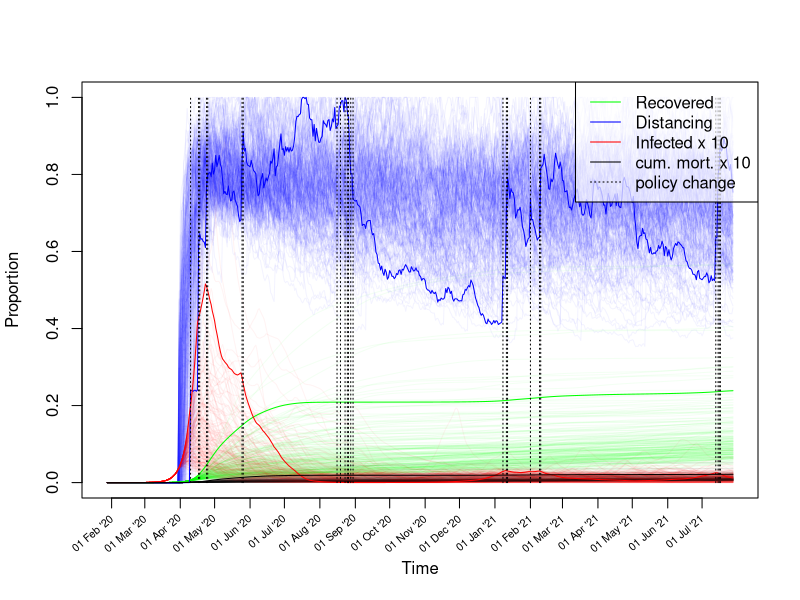
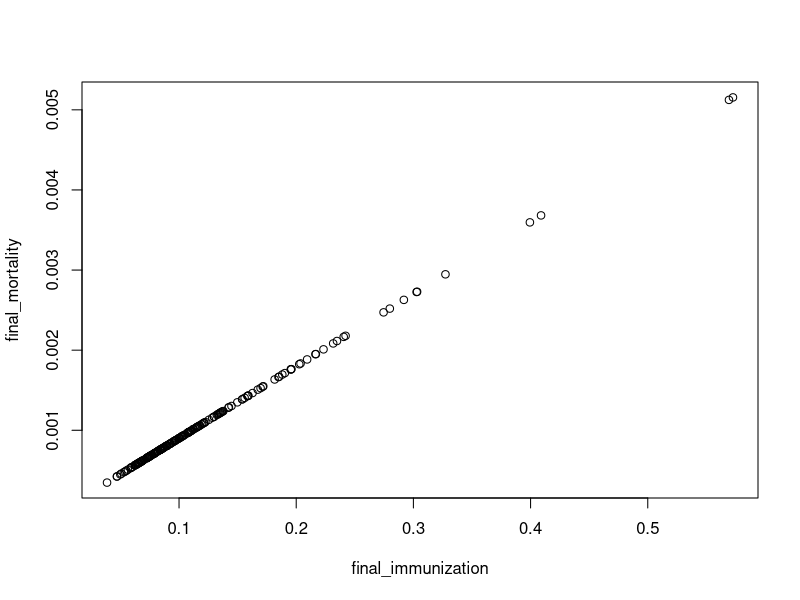
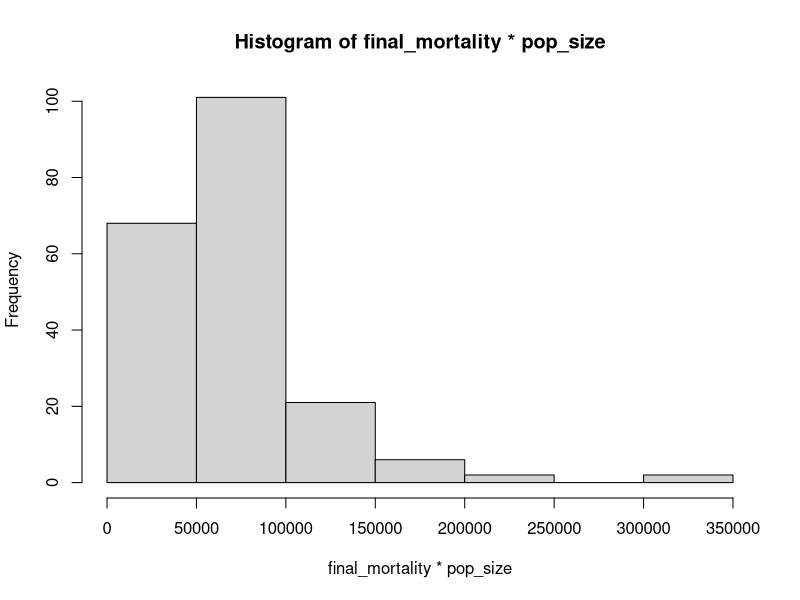

Here is the R script that generated these plots, in order:
#### Simulation of management of Covid-19 outbreak in the UK. ####
library(nleqslv) # for nonlinear solver 'nleqslv'

# Parameters (unit: days) ------------------------------------------------------

## Parameters controlling disease dynamics:
incubation_time <- 5.1 # Period from infection to symptoms from Ferguson et al. 
incubation_time <- incubation_time +1 # fudge to reproduce R0 and generation time 
start_trans_symp <- incubation_time - 0.5 # Period from infection to the start of infectiousness for symptomatic cases Ferguson et al. 
start_trans_asymp <- start_trans_symp # Period from infection to the start of infectiousness for asymptomatic casesFerguson et al. 
prop_symptoms <- 0.2 # Proportion of infected people developing symptoms https://www.thelancet.com/journals/lancet/article/PIIS0140-6736(20)30567-5/fulltext
#prop_symptoms <- 1/3 # Ferguson et al. 
prop_critical <- 0.06 # Proportion of cases becoming critical # https://www.thelancet.com/journals/lancet/article/PIIS0140-6736(20)30567-5/fulltext
mean_generation_time <- 6.5 # Ferguson et al. 
#generation_time_alpha <- 3 # shape parameter of an assumed gamma distribution, https://academic.oup.com/biostatistics/article/12/2/303/280518
generation_time_alpha <- 2 # shape parameter of an assumed gamma distribution, fudge to reproduce r
R0 <- 2.4 # Basic reproductive number for the infection, Ferguson et al. 
inf_symp_asymp_ratio <- 2  # ratio infection rates by symptomatic to asymptomatic, Ferguson et al.  
UK_population_size <- 66e6
pop_size <- UK_population_size

## Parameters controlling mortality:
# We assume that case fataliy is much higher for cases beyond hospital capacity:
case_fatality_rate_1 <- 0.009 # case fatality rate when hospitals below capacity https://www.cebm.net/covid-19/global-covid-19-case-fatality-rates/ (as of 27 Mar 2020)
case_fatality_rate_2 <- 0.09 # case fatality rate when hospitals over capacity  https://www.cebm.net/covid-19/global-covid-19-case-fatality-rates/ (as of 27 Mar 2020)
hospitalization_rate <- 0.044 # proportion of "cases" needing hospitalisation Ferguson et al. 
critical_care_rate <- hospitalization_rate * 0.3 # proprtion of "cases" needing critical care Ferguson et al. 
critical_care_hospital_time <- 10 # Ferguson et al. 
# number of critical care cases over number of "cases" at any moment:
hospital_load_factor <- 
  critical_care_rate # Amount of load on the hospital system
critical_care_beds <- 8175 # uk number of respirators available
## Threshold for proportion of "cases" p.p.:
critical_care_beds / (hospital_load_factor * pop_size) 

## Initial linear growth rate of epidemy:
# Formula assuming gamma distribution for generation time
r0 <- (R0^(1/generation_time_alpha)-1) * generation_time_alpha/mean_generation_time;
r0
# doubling time
#exp(r*T_double)==2 -> T_double == log(2)/r
T_double <- log(2)/r0; T_double # consistency check

## Policy and behaviour parameters:
policy_intervention_rate <- 1/3# 
policy_intervention_threshold <- 20*10/1e6 # case p.p. above/below which policy acts
policy_relaxation_growth_rate_threshold <- -0.05 # don't relax if growth is larger

compliance_sd <- 1/30 # Day to day standard deviation of compliance.
compliance_decline <- 1/(6*30) # Day to day decline of compliance.

## For plotting results:
date_matching_cumulative_fatality <- 55
date_matching_cumulative_date <- as.Date("2020-03-16")

# Stages: set up population categories for the different classes of infected and uninfected people 
stages <- c(
  "S", # susceptible
  "Is1", # symptomatic infected no transmission
  "Is2", # symptomatic infected transmission
  "Ia1", # symptomatic asymptomatic no transmission
  "Ia2", # symptomatic asymptomatic transmission
  "R", # recovered or deceased
  c() )
n_stages <- length(stages)

# Infected stages
IStages <- c("Is1", "Is2", "Ia1", "Ia2")

# Infectious (test postive) stages
PStages <- c("Is2", "Ia2")


# Linear dynamics -------------------------------------------------------------

# Later we still need to adjust two parameters, which will be left open for now: 
# Is2_inf: infectiousness of the Is2 stage (which then scales other stages)
# rec_rate: recovery rate of transmitting individuals
# This adjustment is done using the full linear model such as to fit given values for R0 and mean_generation_time.

# Generate the "survival" part of the population projection matrix

SS_calc <- function(Is2_inf,rec_rate){
  SS <- matrix(0,nrow = n_stages,ncol= n_stages,
               dimnames = list(Next=stages,Current=stages) )
  SS["S","S"] <- 1
  SS["Is2","Is1"] <- 1/start_trans_symp
  SS["Is1","Is1"] <- 1-1/start_trans_symp
  SS["Ia2","Ia1"] <- 1/start_trans_asymp
  SS["Ia1","Ia1"] <- 1-1/start_trans_asymp
  SS["R","Ia2"] <- rec_rate
  SS["Ia2","Ia2"] <- 1-rec_rate
  SS["R","Is2"] <- rec_rate
  SS["Is2","Is2"] <- 1-rec_rate
  SS["R","R"] <- 1
  return(SS)
}

# Density independent factor of the "fertility" (= transmission) matrix
FF0_calc <- function(Is2_inf,rec_rate){
  FF0 <- matrix(0,nrow = n_stages,ncol= n_stages,
                dimnames = list(Next=stages,Current=stages) )
  FF0["Is1","Is2"] <- Is2_inf * prop_symptoms 
  FF0["Ia1","Is2"] <- Is2_inf * (1-prop_symptoms)
  FF0["S"  ,"Is2"] <- -Is2_inf
  FF0["Is1","Ia2"] <- Is2_inf * prop_symptoms  / inf_symp_asymp_ratio
  FF0["Ia1","Ia2"] <- Is2_inf * (1-prop_symptoms)  / inf_symp_asymp_ratio
  FF0["S"  ,"Ia2"] <- -Is2_inf / inf_symp_asymp_ratio
  return(FF0)
}

# The "fertility" (= transmission) part of the population projection matrix
FF_calc <- function(Is2_inf,rec_rate){
  FF0 <- FF0_calc(Is2_inf,rec_rate)
  return(FF0 * pop_size)
}

## Decide which is the index of the eigenvalue determining linear growth rate:
eigenvalue_index <- function(eig_values){ # input is a list of eigenvalues
  w <- which(abs(eig_values)==eig_values & eig_values != 1)
  return(w[which.max(eig_values[w])])
}

get_mean_generation_time <- function(SS,FF){
  # See page 842 of Bienvenu, F.; Legendre, S. (2015). "A New Approach to the Generation Time in Matrix Population Models" (PDF). The American Naturalist. 185 (6): 834–843. doi:10.1086/681104. PMID 25996867.
  L <- SS+FF
  eig <- eigen(L)
  i <- eigenvalue_index(eig$values)
  w <- eig$vectors[,i]
  t_eig <- eigen(t(L))
  j <- min(which(abs(t_eig$values - eig$values[i])<1e-10))
  v <- t_eig$vectors[,j]
  if(abs(t(v) %*% w)<1e-10) {
    print(c(i,j))
    print(eig$values)
    print(t_eig$values)
    print(w)
    print(v)
    stop("Potential eigenvector index mixup")
  }
  T_gen <- 1 + (t(v) %*% SS %*% w) / (t(v) %*% FF %*% w) 
  return(T_gen)
}

## Calculates both R0 and mean generation time for given SS and FF:
R0_and_Tgen <- function(SS,FF){
  L <- SS + FF
  Tgen <- get_mean_generation_time(SS,FF)
  eig <- eigen(L[IStages,IStages])
  i <- eigenvalue_index(eig$values)
  r <- log(eig$values[i])
  # https://beast.community/estimating_R0
  # https://www.sciencedirect.com/science/article/pii/S1755436518300847
  generation_time_beta <- generation_time_alpha / Tgen
  R0 <- (1+r/generation_time_beta)^generation_time_alpha
  return(c(R0,Tgen))
}

# Calculate the difference between observed values for R0 and values calculated from the survival and transmission matrices
R0_and_Tgen_diff <- function(x){
  as.numeric(
    with(as.list(x),
         R0_and_Tgen(SS_calc(Is2_inf,rec_rate),FF_calc(Is2_inf,rec_rate)) - 
           c(R0,mean_generation_time) ))
}

# Initial values for Is2_inf and rec_rate
initialGuess <- c(Is2_inf=0.1/pop_size,rec_rate=0.01 )
# #Tests
# with(as.list(initialGuess),
#      SS_calc(Is2_inf,rec_rate)+FF_calc(Is2_inf,rec_rate))
# with(as.list(initialGuess),
#      get_mean_generation_time(SS_calc(Is2_inf,rec_rate),FF_calc(Is2_inf,rec_rate)))
# with(as.list(initialGuess),
#      R0_and_Tgen(SS_calc(Is2_inf,rec_rate),FF_calc(Is2_inf,rec_rate)))

# Differences between observed R0 and generation time calculated using the "initial guess" values and the observed values
R0_and_Tgen_diff(initialGuess)

## Generate values of Is2_inf and rec_rate which fit R0 and generation time
fit <- nleqslv(initialGuess,R0_and_Tgen_diff);
fit$message  # should be "Function criterion near zero" or "x-values within tolerance 'xtol'"
fit$x
## double check
with(as.list(fit$x),
     R0_and_Tgen(SS_calc(Is2_inf,rec_rate),FF_calc(Is2_inf,rec_rate)))

## Compute population matrices:
SS <- with(as.list(fit$x),SS_calc(Is2_inf,rec_rate))
FF <- with(as.list(fit$x),FF_calc(Is2_inf,rec_rate))
FF0 <- with(as.list(fit$x),FF0_calc(Is2_inf,rec_rate))
L <- SS + FF # the complete population projection matrix


linear_growth_rate <- # linear growth rate r should be around 0.2
  log(eigen(L[IStages,IStages])$values[1]) 
c(r0,linear_growth_rate) ## should be the same

# Non-linear dynamics ----------------------------------------------------------

# Set up matrix for numbers in each state at each timepoint
n_steps <- 365 * 1.5 #How long to simulate for
state <- matrix(0, nrow=n_steps+1, ncol=n_stages) 
colnames(state) <- stages
S_index <- which(stages == "S") # index of S stage
state[1,"Ia1"] <- 10 # Seed with some asymptotic cases
state[1,"S"] <- pop_size - sum(state[1,-S_index]) # Initial number of uninfected individuals
deaths <- rep(NA,n_steps+1) # deaths per step
deaths[1] <- 0

# Function to compute the number of deaths
compute_deaths <- function(state_snippet){
  # We assume that symptomatic transmitting patients are "case"
  total_cases <- sum(state_snippet[1,"Is2"])
  respirator_demand <- hospital_load_factor * total_cases
  with_respirator <- min(critical_care_beds, respirator_demand)
  without_respirator <- respirator_demand - with_respirator
  if(total_cases > 0 ){
    fatality_rate <-
      (with_respirator * case_fatality_rate_1 + without_respirator * case_fatality_rate_2)/
      respirator_demand
  }else{
    fatality_rate <- 0
  }
  rec <- state_snippet[2,"R"]-state_snippet[1,"R"] # "recoveries" including deaths
  deaths <- rec * fatality_rate
  return(deaths)
}

# Simulate without policy interventions ----------------------------------------

for(i in 1:n_steps){
  Lx <- SS + FF0 * state[i,"S"] # nonlinear population projection matrix
  state[i+1,] <- Lx %*% state[i,]
  deaths[i+1] <- compute_deaths(state[c(0,1)+i,])
}
date_matching_i <- sum(cumsum(deaths) <= date_matching_cumulative_fatality)

if(FALSE){ ## this passage is deactivated, used only for testing and model comparisons:
  ## Simulate without policy interventions
  dates <- date_matching_cumulative_date-date_matching_i+seq(0,n_steps)
  plot(dates,rep(0,n_steps+1),type="n",ylim=c(0,1),xlab="Time",ylab="Proportion",xaxt="n")
  selectedDates <- dates[format(dates, "%d")=="01"]
  axis(1, selectedDates, labels = F , cex.axis = .7)
  text(selectedDates, par("usr")[3]-0.05, 
       srt = 40, adj= 1, xpd = TRUE,
       labels = format(selectedDates, "%d %b '%y"), cex=0.65)
  lines(dates,(state[,"R"]-cumsum(deaths))/pop_size,col="green",type="l")
  lines(dates,rowSums(state[,IStages])/pop_size,col="red",type="l")
  lines(dates,cumsum(deaths)/pop_size*1e1,col="black",type="l")
  legend(x="bottomright",
         legend = c("Recovered","Infected","cum. mortality x 10"),
         col=c("green","red","black"),lty=1,bg=rgb(1,1,1,alpha = 0.4))
}


# Simulate policy interventions with uncertain outcomes ---------------

dfac <- rep(NA,n_steps+1) # social distancing factor, scales infection rate
dfac[1] <- 1 # Value 1 corresponds to no distancing, the initial assumption
growth_rate <- linear_growth_rate # current growth_rate is used in simulations to inform policy
n_runs <- 200 # How often to repeat simulation
if(!exists("plotting")) plotting <- TRUE # set to FALSE if plotting takes too much time
other_runs_alpha <- 10/n_runs # Intensity of plotting all but last simulation
final_mortality <- rep(NA,n_runs) # Record total mortality at end of each simulation
final_immunization <- rep(NA,n_runs) # Record total immunization rate at end of each simulation
# Prepare plot of results:
date_shift <- date_matching_cumulative_date-date_matching_i
dates <- seq(0,n_steps) + date_shift
plot(dates,rep(0,n_steps+1),type="n",ylim=c(0,1),xlab="Time",ylab="Proportion",xaxt="n")
# Draw x axis:
selectedDates <- dates[format(dates, "%d")=="01"]  # where to draw ticks
axis(1, selectedDates, labels = F , cex.axis = .7)
text(selectedDates, par("usr")[3]-0.05, 
     srt = 40, adj= 1, xpd = TRUE,
     labels = format(selectedDates, "%d %b '%y"), cex=0.65)


# run n_runs simulations
for(run in 1:n_runs){
  policy_intervention_times <- c() # record dates when inverventions occured
  for(i in 1:n_steps){
    # Simulate variation of compliance through time
    dfac[i+1] <- 1-exp(min(0,(log(1-dfac[i])-(1-dfac[i])*rnorm(1,compliance_decline,compliance_sd)))) 
    # Simulate policy response and interventions affecting social distancing
    if(runif(1)< policy_intervention_rate){# adjust policy:
      if(state[i,"Is2"]/pop_size > policy_intervention_threshold && 
         growth_rate > 0){
        # more measures
        dfac[i+1] <- dfac[i+1] * runif(1,0.5,1) # outcome is uncertain
        policy_intervention_times <-
          append(policy_intervention_times,i)
      }else if(dfac[i+1] < 1 && 
               state[i,"Is2"]/pop_size < policy_intervention_threshold / 10 && 
               growth_rate < policy_relaxation_growth_rate_threshold){ 
        # less measures
        dfac[i+1] <- min(1,dfac[i+1]*runif(1,1,1.5)) # outcome uncertain
        policy_intervention_times <-
          append(policy_intervention_times,i)
      }
    }
    Lx <- SS + FF0 * state[i,"S"] * dfac[i+1]
    state[i+1,] <- Lx %*% state[i,]
    deaths[i+1] <- compute_deaths(state[c(0,1)+i,])
    growth_rate <- log(sum(state[i+1,"Is2"])/sum(state[i,"Is2"]))
  }
  if(plotting || run == n_runs){
    # Plot changes through time
    line_alpha <- ifelse(run > n_runs-1,1,other_runs_alpha)*255
    plotcol <- do.call(rgb,as.list(c(col2rgb("green"),alpha=line_alpha,max = 255)))
    lines(dates,(state[,"R"]-cumsum(deaths))/pop_size,col=plotcol,type="l")
    plotcol <- do.call(rgb,as.list(c(col2rgb("blue"),alpha=line_alpha,max = 255)))
    lines(dates,1-dfac,col=plotcol,type="l")
    plotcol <- do.call(rgb,as.list(c(col2rgb("red"),alpha=line_alpha,max = 255)))
    lines(dates,10*rowSums(state[,IStages])/pop_size,col=plotcol,type="l")
    plotcol <- do.call(rgb,as.list(c(col2rgb("black"),alpha=line_alpha,max = 255)))
    lines(dates,10*cumsum(deaths)/pop_size,col=plotcol,type="l")
  }
  # Record main outcomes at end of simulation:
  final_mortality[run] <- sum(deaths)/pop_size
  final_immunization[run] <- 
    state[n_steps,"R"]/pop_size
}
for(t in policy_intervention_times + date_shift){
  lines(c(t,t),c(0,1), col="black", lty=3)
}
legend(x="topright",
       legend = c("Recovered","Distancing","Infected x 10","cum. mort. x 10","policy change"),
       col=c("green","blue","red","black","black"),lty=c(1,1,1,1,3),bg=rgb(1,1,1,alpha = 0.7))
plot(final_immunization,final_mortality,cex=min(1,200/n_runs))
hist(final_mortality*pop_size)
median(final_mortality)*pop_size
